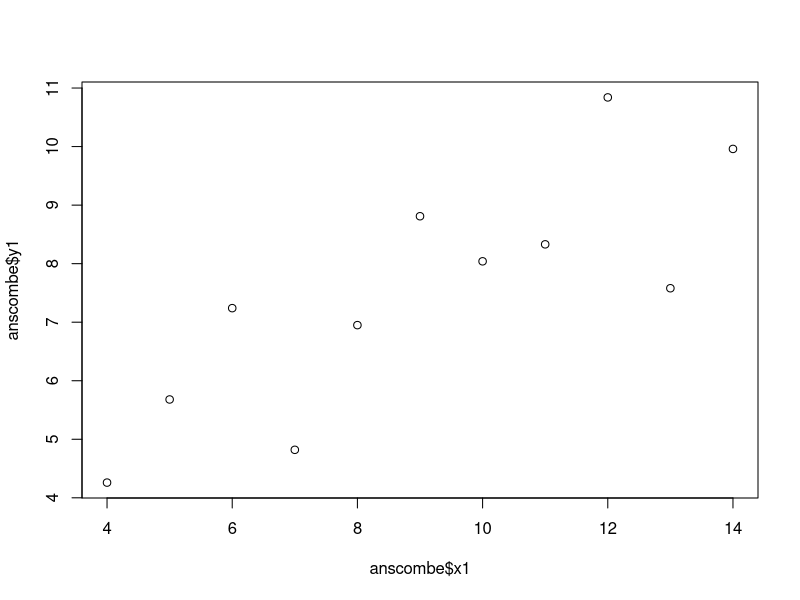
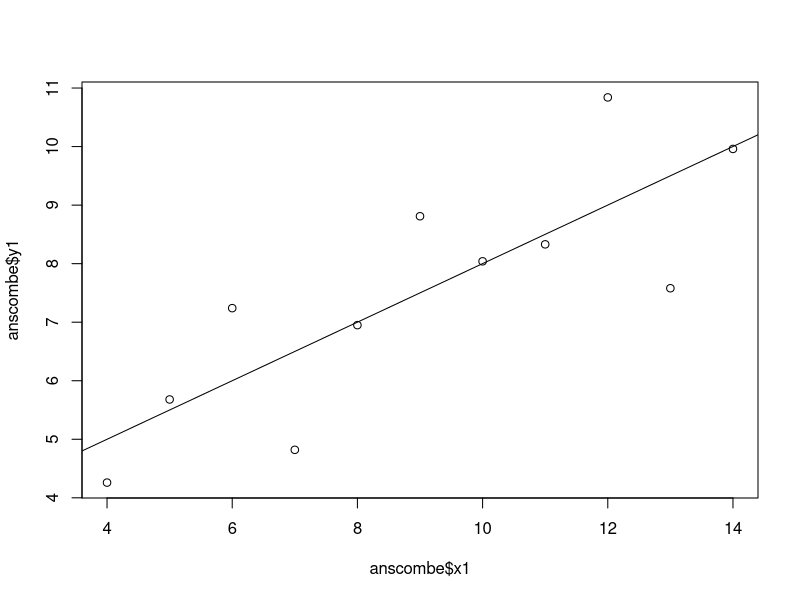
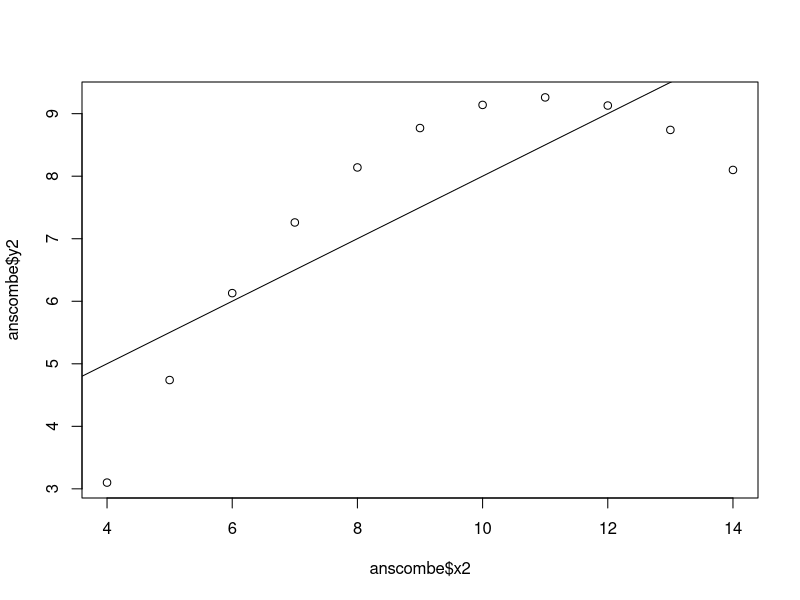
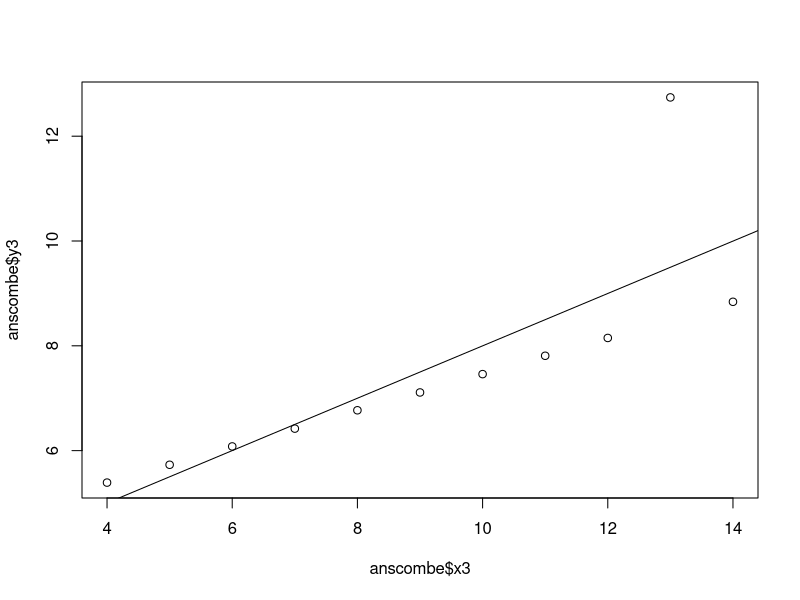
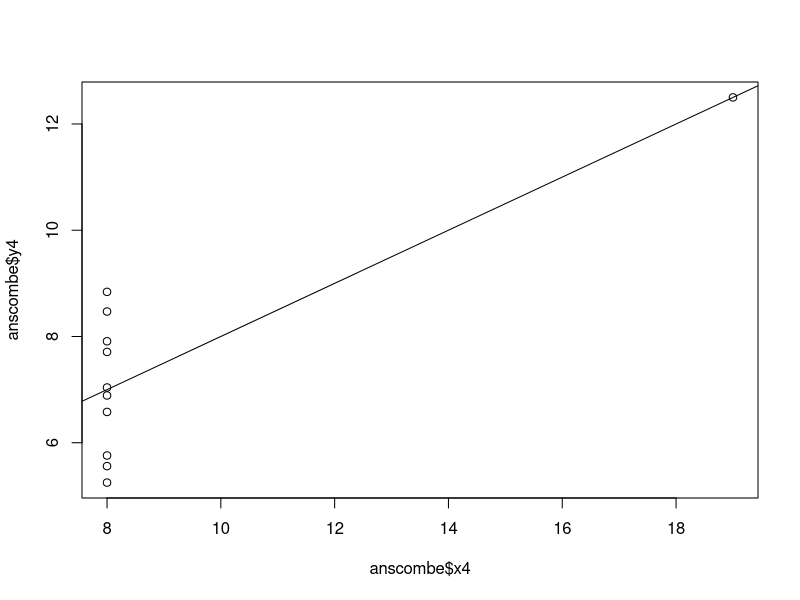
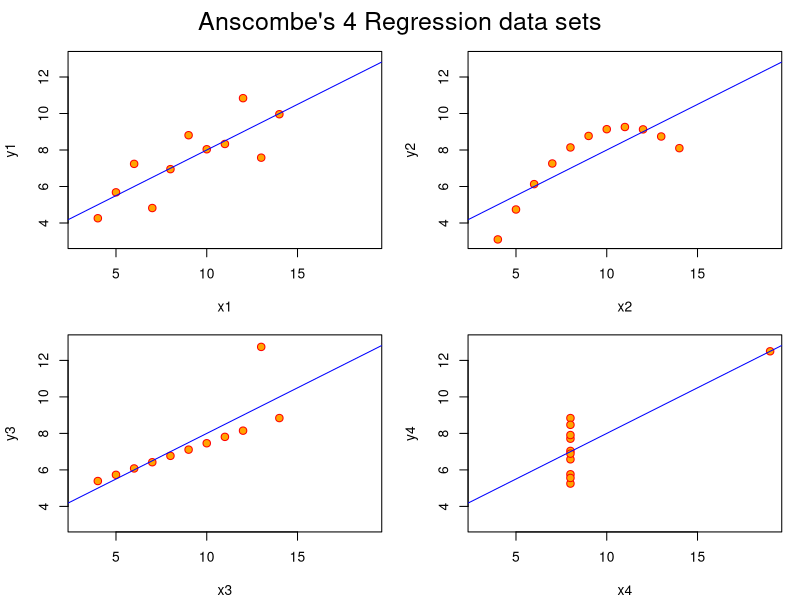
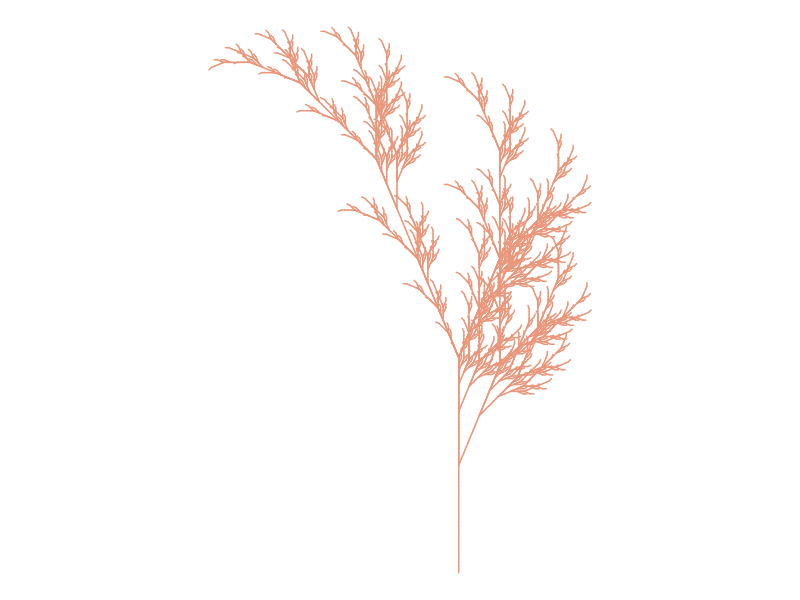

Generate these figures, in order, with R:
## ---- chunk 1
library(gsubfn)
library(tidyverse)

knitr::opts_chunk$set(echo = TRUE)
## ---- chunk 2

data(anscombe)
summary(anscombe)

plot(anscombe$x1,anscombe$y1)
summary(anscombe)

lm1 <- lm(y1 ~ x1, data=anscombe)
summary(lm1)
lm2 <- lm(y2 ~ x2, data=anscombe)
summary(lm2)
lm3 <- lm(y3 ~ x3, data=anscombe)
summary(lm3)
lm4 <- lm(y4 ~ x4, data=anscombe)
summary(lm4)
plot(anscombe$x1,anscombe$y1)
abline(coefficients(lm1))
plot(anscombe$x2,anscombe$y2)
abline(coefficients(lm2))
plot(anscombe$x3,anscombe$y3)
abline(coefficients(lm3))
plot(anscombe$x4,anscombe$y4)
abline(coefficients(lm4))

ff <- y ~ x
mods <- setNames(as.list(1:4), paste0("lm", 1:4))

# Plot using for loop
for(i in 1:4) {
  ff[2:3] <- lapply(paste0(c("y","x"), i), as.name)
  ## or   ff[[2]] <- as.name(paste0("y", i))
  ##      ff[[3]] <- as.name(paste0("x", i))
  mods[[i]] <- lmi <- lm(ff, data = anscombe)
  print(anova(lmi))
}

sapply(mods, coef)  # Note the use of this function
lapply(mods, function(fm) coef(summary(fm)))

# Preparing for the plots
op <- par(mfrow = c(2, 2), mar = 0.1+c(4,4,1,1), oma =  c(0, 0, 2, 0))

# Plot charts using for loop
for(i in 1:4) {
  ff[2:3] <- lapply(paste0(c("y","x"), i), as.name)
  plot(ff, data = anscombe, col = "red", pch = 21, bg = "orange", cex = 1.2,
       xlim = c(3, 19), ylim = c(3, 13))
  abline(mods[[i]], col = "blue")
}
mtext("Anscombe's 4 Regression data sets", outer = TRUE, cex = 1.5)
par(op)

## ---- chunk 3

knitr::include_graphics("https://cdn.arstechnica.net/wp-content/uploads/2023/05/beatles_hero_1-800x450.jpg")

knitr::include_graphics("https://wersm.com/wp-content/uploads/2023/06/wersm-generative-AI-album-covers-Metalilica.jpeg?ezimgfmt=rs:799x799/rscb2/ng:webp/ngcb2")

knitr::include_graphics("https://wersm.com/wp-content/uploads/2023/06/wersm-generative-AI-album-covers-pink-floyd.jpeg?ezimgfmt=rs:799x799/rscb2/ng:webp/ngcb2")

## ---- chunk 4

axiom="X"
rules=list("X"="F-[[X]+X]+F[+FX]-X", "F"="FF")
angle=22.5
depth=6


for (i in 1:depth) axiom=gsubfn(".", rules, axiom)

actions=str_extract_all(axiom, "\\d*\\+|\\d*\\-|F|L|R|\\[|\\]|\\|") %>% unlist

status=data.frame(x=numeric(0), y=numeric(0), alfa=numeric(0))
points=data.frame(x1 = 0, y1 = 0, x2 = NA, y2 = NA, alfa=90, depth=1)

for (action in actions)
{
  if (action=="F")
  {
    x=points[1, "x1"]+cos(points[1, "alfa"]*(pi/180))
    y=points[1, "y1"]+sin(points[1, "alfa"]*(pi/180))
    points[1,"x2"]=x
    points[1,"y2"]=y
    data.frame(x1 = x, y1 = y, x2 = NA, y2 = NA,
               alfa=points[1, "alfa"],
               depth=points[1,"depth"]) %>% rbind(points)->points
  }
  if (action %in% c("+", "-")){
    alfa=points[1, "alfa"]
    points[1, "alfa"]=eval(parse(text=paste0("alfa",action, angle)))
  }
  if(action=="["){
    data.frame(x=points[1, "x1"], y=points[1, "y1"], alfa=points[1, "alfa"]) %>%
      rbind(status) -> status
    points[1, "depth"]=points[1, "depth"]+1
  }

  if(action=="]"){
    depth=points[1, "depth"]
    points[-1,]->points
    data.frame(x1=status[1, "x"], y1=status[1, "y"], x2=NA, y2=NA,
               alfa=status[1, "alfa"],
               depth=depth-1) %>%
      rbind(points) -> points
    status[-1,]->status
  }
}

ggplot() +
  geom_segment(aes(x = x1, y = y1, xend = x2, yend = y2),
               lineend = "round",
               color="darksalmon", # Set your own Fall color?
               data=na.omit(points)) +
  coord_fixed(ratio = 1) +
  theme_void() # No grid nor axes
